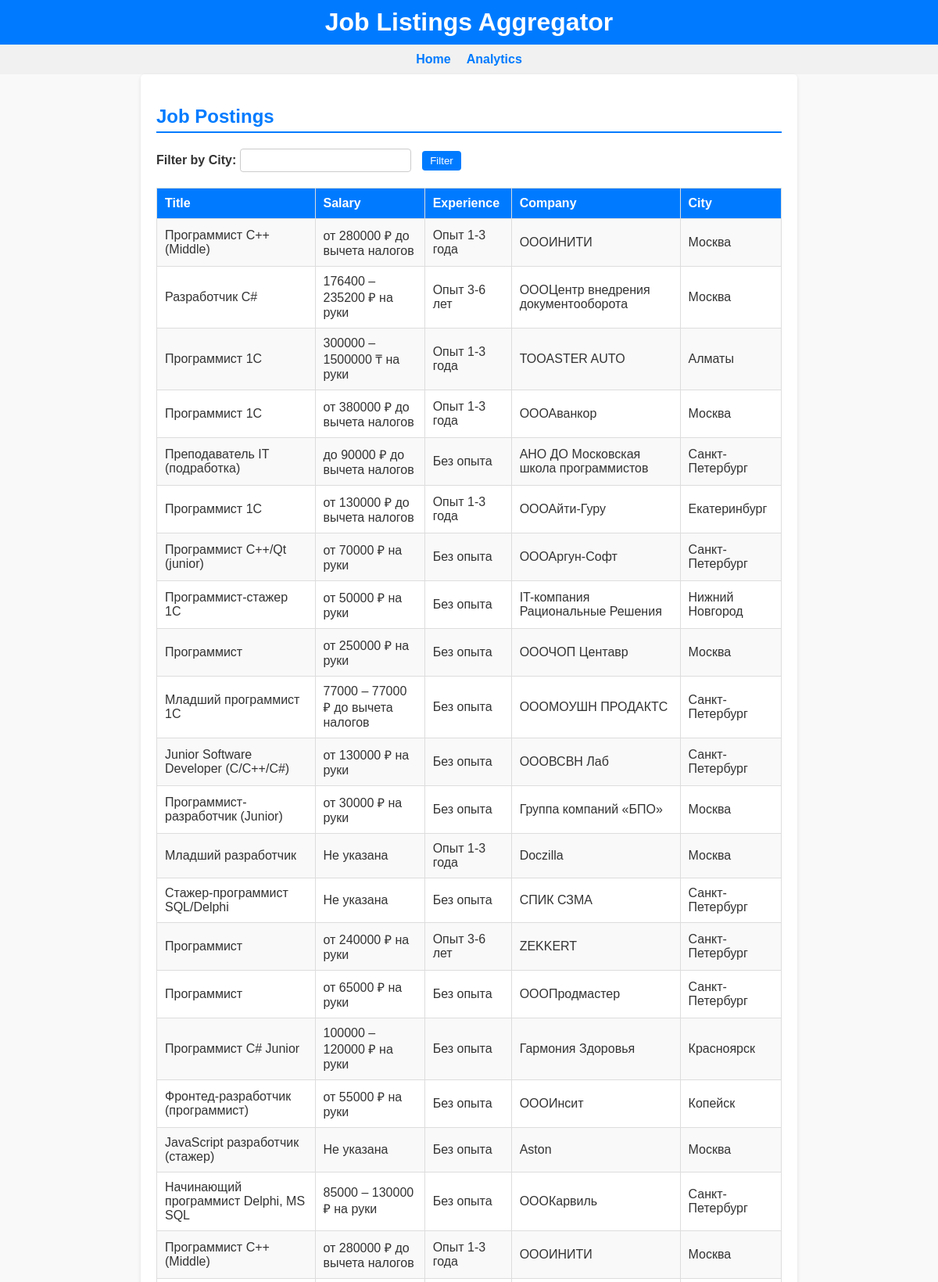
The app's page /analytics (upper part) with its own data.
### tables this page shows
CREATE TABLE "vacancies" (
"title" TEXT,
  "salary" TEXT,
  "experience" TEXT,
  "company" TEXT,
  "city" TEXT
);

### app/routes.py (the view)
@main.route('/analytics', methods=['GET'])
def analytics():
    city_filter = request.args.get('city', '')
    conn = get_db_connection()
    if city_filter:
        rows = conn.execute('SELECT * FROM vacancies WHERE city = ?', (city_filter,)).fetchall()
    else:
        rows = conn.execute('SELECT * FROM vacancies').fetchall()
    conn.close()
    return render_template('analytics.html', vacancies=rows)

### app/routes.py (called while the page is built)
def get_db_connection():
    conn = sqlite3.connect('database/head_hunter.db')
    conn.row_factory = sqlite3.Row
    return conn

### app/templates/analytics.html
{% extends "base.html" %}
{% block content %}
<h2>Job Postings</h2>
<form method="get">
    <label for="city">Filter by City:</label>
    <input type="text" id="city" name="city" value="{{ request.args.get('city', '') }}">
    <button type="submit">Filter</button>
</form>
<table>
    <tr>
        <th>Title</th>
        <th>Salary</th>
        <th>Experience</th>
        <th>Company</th>
        <th>City</th>
    </tr>
    {% for job in vacancies %}
    <tr>
        <td>{{ job.title }}</td>
        <td>{{ job.salary }}</td>
        <td>{{ job.experience }}</td>
        <td>{{ job.company }}</td>
        <td>{{ job.city }}</td>
    </tr>
    {% endfor %}
</table>
{% endblock %}

### app/templates/base.html (shortened to what this page needs)
<!DOCTYPE html>
<html lang="en">
<link rel="stylesheet" href="/static/styles.css">
<head>
    <link rel="stylesheet" href="/static/styles.css">
</head>
<body>
    <header>
        <h1>Job Listings Aggregator</h1>
    </header>
    <nav>
        <a href="/">Home</a>
        <a href="/analytics">Analytics</a>
    </nav>
    <main>
        {% block content %}{% endblock %}
    </main>
</body>
</html>

### app/static/styles.css (style rules this page uses)
body { font-family: Arial, sans-serif; margin: 0; padding: 0; background-color: #f9f9f9; color: #333; }
header { background-color: #007BFF; color: white; padding: 10px 20px; text-align: center; }
header h1 { margin: 0; font-size: 2em; }
nav { background-color: #f1f1f1; padding: 10px 20px; display: flex; justify-content: center; gap: 20px; }
nav a { text-decoration: none; color: #007BFF; font-weight: bold; }
main { padding: 20px; max-width: 800px; margin: 0 auto; background-color: white; box-shadow: 0 2px 5px rgba(0, 0, 0, 0.1); border-radius: 5px; }
h2 { color: #007BFF; border-bottom: 2px solid #007BFF; padding-bottom: 5px; }
form { margin-bottom: 20px; }
form label { font-weight: bold; }
form input { padding: 5px; font-size: 1em; margin-right: 10px; border: 1px solid #ccc; border-radius: 4px; }
form button { padding: 5px 10px; background-color: #007BFF; color: white; border: none; border-radius: 4px; cursor: pointer; }
table { width: 100%; border-collapse: collapse; margin-top: 20px; }
table th, table td { padding: 10px; text-align: left; border: 1px solid #ddd; }
table th { background-color: #007BFF; color: white; }
table tr:nth-child(even) { background-color: #f9f9f9; }

### records on screen
vacancies: title "Программист С++ (Middle)", salary "от 280000 ₽ до вычета налогов", experience "Опыт 1-3 года", company "ОООИНИТИ", city "Москва"
vacancies: title "Разработчик С#", salary "176400 – 235200 ₽ на руки", experience "Опыт 3-6 лет", company "ОООЦентр внедрения документооборота", city "Москва"
vacancies: title "Программист 1С", salary "300000 – 1500000 ₸ на руки", experience "Опыт 1-3 года", company "ТООASTER AUTO", city "Алматы"
vacancies: title "Программист 1С", salary "от 380000 ₽ до вычета налогов", experience "Опыт 1-3 года", company "ОООАванкор", city "Москва"
vacancies: title "Преподаватель IT (подработка)", salary "до 90000 ₽ до вычета налогов", experience "Без опыта", company "АНО ДО Московская школа программистов", city "Санкт-Петербург"
vacancies: title "Программист 1С", salary "от 130000 ₽ до вычета налогов", experience "Опыт 1-3 года", company "ОООАйти-Гуру", city "Екатеринбург"
vacancies: title "Программист С++/Qt (junior)", salary "от 70000 ₽ на руки", experience "Без опыта", company "ОООАргун-Софт", city "Санкт-Петербург"
vacancies: title "Программист-стажер 1C", salary "от 50000 ₽ на руки", experience "Без опыта", company "IT-компания Рациональные Решения", city "Нижний Новгород"
vacancies: title "Программист", salary "от 250000 ₽ на руки", experience "Без опыта", company "ОООЧОП Центавр", city "Москва"
vacancies: title "Младший программист 1С", salary "77000 – 77000 ₽ до вычета налогов", experience "Без опыта", company "ОООМОУШН ПРОДАКТС", city "Санкт-Петербург"
vacancies: title "Junior Software Developer (C/C++/C#)", salary "от 130000 ₽ на руки", experience "Без опыта", company "ОООВСВН Лаб", city "Санкт-Петербург"
vacancies: title "Программист-разработчик (Junior)", salary "от 30000 ₽ на руки", experience "Без опыта", company "Группа компаний «БПО»", city "Москва"
vacancies: title "Младший разработчик", salary "Не указана", experience "Опыт 1-3 года", company "Doczilla", city "Москва"
vacancies: title "Стажер-программист SQL/Delphi", salary "Не указана", experience "Без опыта", company "СПИК СЗМА", city "Санкт-Петербург"
vacancies: title "Программист", salary "от 240000 ₽ на руки", experience "Опыт 3-6 лет", company "ZEKKERT", city "Санкт-Петербург"
vacancies: title "Программист", salary "от 65000 ₽ на руки", experience "Без опыта", company "ОООПродмастер", city "Санкт-Петербург"
vacancies: title "Программист С# Junior", salary "100000 – 120000 ₽ на руки", experience "Без опыта", company "Гармония Здоровья", city "Красноярск"
vacancies: title "Фронтед-разработчик (программист)", salary "от 55000 ₽ на руки", experience "Без опыта", company "ОООИнсит", city "Копейск"
vacancies: title "JavaScript разработчик (стажер)", salary "Не указана", experience "Без опыта", company "Aston", city "Москва"
vacancies: title "Начинающий программист Delphi, MS SQL", salary "85000 – 130000 ₽ на руки", experience "Без опыта", company "ОООКарвиль", city "Санкт-Петербург"
vacancies: title "Программист С++ (Middle)", salary "от 280000 ₽ до вычета налогов", experience "Опыт 1-3 года", company "ОООИНИТИ", city "Москва"
